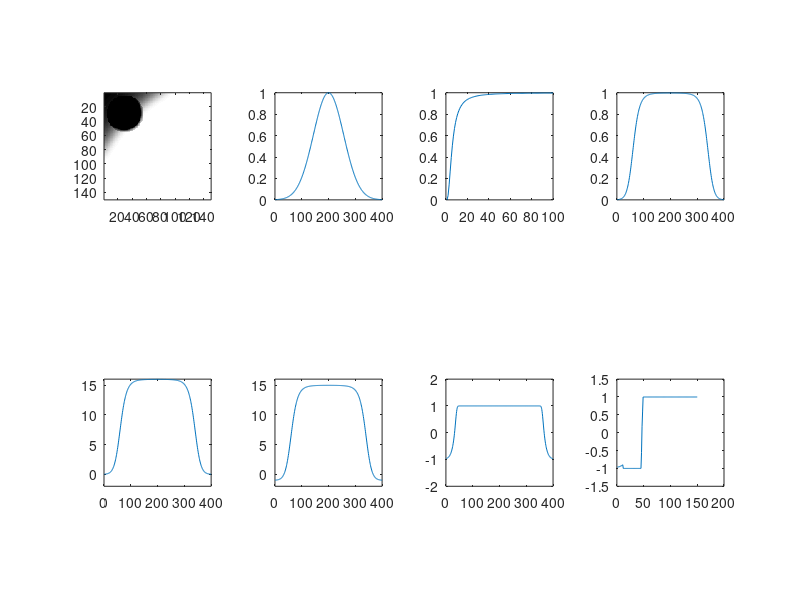

MATLAB code for this plot:
%
% 10-9-2013 note save 'sta2' as model V1 cell RF
%
% source: http://www.icn.ucl.ac.uk/courses/MATLAB-Tutorials/Elliot_Freeman/html/gabor_tutorial.html
%close all
clear all

nW = 2; %n of Sun
L50W = .05; %L50 of Sun (originally 0.1) try 0.01
amp = 16; %saturation of Sun (originally 32) try 4.5
ampB=1; %saturation of Linear Venus 
ampBNL=-16; %saturation of Nonlinear Venus (originally -15)
nB =1; %n of Venus
L50B = 0.05; %L50 of Venus

pix_per_deg=18/8; %/8 for Hartley8
s1=linspace(0,2*pi,100);

%%
%============================================
% white Gauss
imSize = 400;    % image size: n X n
lamda = imSize*2*2;     % wavelength (number of pixels per cycle)
theta = 0;    % grating orientation
sigma = 80;    % gaussian standard deviation in pixels
phase = 0.25;    % phase (0 -> 1)
trim = .05;    % trim off gaussian values smaller than this

%%
%=======make linear ramp
X = 1:imSize;             % X is a vector from 1 to imageSize
X0 = (X / imSize) - .5;    % rescale X -> -.5 to .5

%%
%=============Now make a 2D grating
% Start with a 2D ramp use meshgrid to make 2 matrices with ramp values across columns (Xm) or across rows (Ym) respectively

[Xm Ym] = meshgrid(X0, X0);             % 2D matrices
% imagesc( [ Xm Ym ] );                   % display Xm and Ym
% colorbar; axis on                      % add colour bar to see values

%%
%=============Make 2D gaussian blob
s = sigma / imSize;                     % gaussian width as fraction of imageSize
gaussW = exp( -(((Xm.^2)+(Ym.^2)) ./ (2* s^2)) ); % formula for 2D gaussian
curveW = diag(gaussW);
figure(1);subplot(2,4,2); plot(curveW);colormap(gray); axis square;                   % display
%axis on; axis image;     % use gray colormap

%%
%NONLINEARITY gaussW
% nW = 2.2;
% L50W = 0.1;
gaussWNL= (gaussW.^nW)./(L50W^nW+gaussW.^nW);
nonlinear = linspace(0,1,100);
nonlinear = (nonlinear.^nW)./(L50W^nW+nonlinear.^nW);
% curveNL = diag(nonlinear);
subplot(2,4,3); plot(nonlinear);colormap(gray); axis square;
subplot(2,4,4); plot(diag(gaussWNL)); colormap(gray); axis square;
temp = [1 100];
%figure(2);plot(temp.^nW)./(L50W^nW+temp.^nW);% ylim([-2 30]); axis square;

%%
% ==========================================
% black Gauss
% imSize = 48;    % image size: n X n
% lamda = 96*2;     % wavelength (number of pixels per cycle)
% theta = 0;    % grating orientation
sigma = 7;    % gaussian standard deviation in pixels (originally 3)
phase = 0.75;    % phase (0 -> 1)
trim = .05;    % trim off gaussian values smaller than this
x_pos=102; % centr pos =24,24
y_pos=102;

%gaussW=(gaussW*amp)-1;
%gaussWNL=gaussWNL*2;
gaussWNL=(gaussWNL*amp);
curve10 = diag(gaussWNL);
subplot(2,4,5); plot(curve10); axis square;ylim ([-2, 16]);
gaussWNL= gaussWNL -1;
curve = diag(gaussWNL);
subplot(2,4,6);plot(curve); ylim([-2 30]); axis square; ylim([-2,16]);
gaussWNL(gaussWNL>1)=1; %TOGGLE TO MAKE VENUS GROW
H = fspecial('gaussian',20,5);
gaussWNL = imfilter(gaussWNL,H,'replicate');
curve = diag(gaussWNL);
subplot(2,4,7);plot(curve); ylim([-2 30]); axis square; ylim([-2,2]);
% fname=['C:\Users\Tyler\Desktop\Matlab\gaussWNL2.png'];
% saveas(3,fname);
% curveW = diag(gaussW);
% figure(2);plot(curveW); ylim([-2 30]); axis square;
% hold on;
% plot([0 400],[1 1],'r');
% hold off;
% fname=['C:\Users\Tyler\Desktop\Matlab\gaussW2.png'];
% saveas(2,fname);


for i=100:-1:30
%i=55;
x_pos=i; % sim_real1 is 66,83
y_pos=i;
%%
%=======make linear ramp
X = 1:imSize;             % X is a vector from 1 to imageSize
XB = (X / imSize) - .5;    % rescale X -> -.5 to .5
YB= (X / imSize) - .5; 
XB=circshift(XB,[0 x_pos-imSize/2]);
YB=circshift(YB,[0 y_pos-imSize/2]);
%%
%=============Now make a 2D grating
% Start with a 2D ramp use meshgrid to make 2 matrices with ramp values across columns (Xm) or across rows (Ym) respectively

[Xm Ym] = meshgrid(XB, YB);             % 2D matrices
% imagesc( [ Xm Ym ] );   
% imagesc( [ Xm ] );% display Xm and Ym
% colorbar; axis on                      % add colour bar to see values

%%
%=============Make 2D gaussian blob
s = sigma / imSize;                     % gaussian width as fraction of imageSize
gaussB = -exp( -(((Xm.^2)+(Ym.^2)) ./ (2* s^2)) ); % formula for 2D gaussian
ind=find(gaussB>-.0011);
gaussB(ind)=0;
ind=find(gaussB~=0);
gaussB=gaussB*ampB;
curveB = diag(gaussB);
%figure(9);plot(curveB); colormap(gray); %xlim([0 200]);
% gaussB(ind)=gaussB(ind)*-1;
%figure(2);imagesc( gaussB, [-1 1] ); colormap(gray)                       % display
%axis on; axis image;     % use gray colormap

%%
%NONLINEARITY gaussB
% nB = 1;
% L50B = 0.1;
gaussBNL=gaussB.*-1;
gaussBNL= (gaussBNL.^nB)./(L50B^nB+gaussBNL.^nB);
nonlinear = linspace(0,1,100);
nonlinear = (nonlinear.^nB)./(L50B^nB+nonlinear.^nB);
%figure(2);plot(nonlinear); colormap(gray);  
gaussBNL= gaussBNL.*ampBNL;

%%
% amp = 32;
%gaussW=gaussW*2;
% gaussW=(gaussW*amp)-1;
% %gaussWNL=gaussWNL*2;
% gaussWNL=(gaussWNL*amp)-1;
%gaussWNL(gaussWNL>1)=1;
% gaussW=gaussW*3;
gaussWB=gaussW+gaussB;
gaussWNLB = gaussWNL + gaussB;
gaussWNLBNL = gaussWNL + gaussBNL;
gaussWNLBNL = gaussWNLBNL(1:150,1:150);
%curve3 = diag(gaussWNLBNL);
%subplot(1,4,4);drawmat(gaussWNLBNL,.2,.01,10,'r'); axis square;
gaussWNLBNL(gaussWNLBNL>1)=1;
gaussWNLBNL(gaussWNLBNL<-1)=-1;
subplot(2,4,8);plot(diag(gaussWNLBNL)); colormap(gray); axis square; ylim([-1.5,1.5]);

%[BW1 thresh] = edge(interp2(gaussWNLBNL,'spline',8),'canny',[0.04,0.06],0.1); figure(5); clf;ttx=BW1*0+1; imshow(xor(BW1,ttx));
%[BW1 thresh] = edge(gaussWNLBNL,'canny',[0.02,0.06],0.5); subplot(1,4,3); ttx=BW1*0+1; imshow(xor(BW1,ttx));

%[0.02,0.05],0.05
subplot(2,4,1);imagesc( gaussWNLBNL, [-1 1] ); colormap('gray'); axis on; axis image;%axis on; title('White Nonlinear Black Nonlinear');
%hold on; plot([0 400],[0 400],'k--'); hold off;
%subplot(2,4,1);imagesc( gaussWB, [-1 1] ); colormap(gray); axis on; axis image; title('Linear');
%subplot(2,4,2);imagesc( gaussWNLB, [-1 1] ); colormap(gray); axis on; axis image; title('White Nonlinear'); 
%subplot(2,4,3);imagesc( gaussWNLBNL, [-1 1] ); colormap(gray); axis on; axis image; title('White Nonlinear Black Nonlinear');     
% use gray colormap

% subplot(1,3,1);imagesc( gaussWNLBNL, [-1 1] ); colormap(gray); axis on; axis image; title('White Nonlinear Black Nonlinear');  
curve1 = diag(gaussBNL);
curve2 = diag(gaussWNL);
curve3 = diag(gaussWNLBNL);
%figure(10); plot(curve3); %ylim([-2 2]);
% hold on;
% plot([0 400],[1 1],'k--');
% plot([0 400],[-1 -1],'k--');
% %plot([0 400],[0 0],'k');
% hold off;
%subplot(2,4,4);plot(curve1);ylim([-amp amp]);
%subplot(1,3,2);
%figure(5);plot(curve2);ylim([-1 1]); axis square;
% hold on; plot(curve1,'r');
% hold off;
% figure();
% subplot(1,2,2);plot(curve3);ylim([-1.5 1.5]); axis square;
% hold on;
% plot([0 200],[0 0],'b--');
% hold off;
%imwrite(gaussWNLBNL,'simulation.png');
% fname=['C:\Users\Tyler\Desktop\Matlab\aureole\aureole' num2str(i) '.png'];
% saveas(4,fname);
% fname=['C:\Users\Tyler\Desktop\Matlab\combined\combined' num2str(i) '.png'];
% saveas(6,fname);
% fname=['C:\Users\Tyler\Desktop\Matlab\red_blue\red_blue' num2str(i) '.png'];
% saveas(5,fname);
pause();
end
